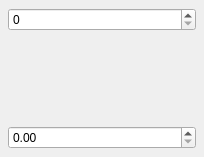
<?xml version="1.0" encoding="UTF-8"?>
<ui version="4.0">
 <class>SeedPointsPreferencesWidget</class>
 <widget class="QWidget" name="SeedPointsPreferencesWidget">
  <property name="geometry">
   <rect>
    <x>0</x>
    <y>0</y>
    <width>204</width>
    <height>157</height>
   </rect>
  </property>
  <property name="sizePolicy">
   <sizepolicy hsizetype="Preferred" vsizetype="Fixed">
    <horstretch>0</horstretch>
    <verstretch>0</verstretch>
   </sizepolicy>
  </property>
  <property name="maximumSize">
   <size>
    <width>400</width>
    <height>400</height>
   </size>
  </property>
  <property name="windowTitle">
   <string>ColorPickerWidget</string>
  </property>
  <layout class="QHBoxLayout" name="horizontalLayout">
   <property name="spacing">
    <number>0</number>
   </property>
   <property name="leftMargin">
    <number>0</number>
   </property>
   <property name="topMargin">
    <number>0</number>
   </property>
   <property name="rightMargin">
    <number>0</number>
   </property>
   <property name="bottomMargin">
    <number>0</number>
   </property>
   <item>
    <widget class="QWidget" name="base_" native="true">
     <layout class="QHBoxLayout" name="horizontalLayout_3">
      <property name="spacing">
       <number>4</number>
      </property>
      <property name="leftMargin">
       <number>4</number>
      </property>
      <property name="topMargin">
       <number>4</number>
      </property>
      <property name="rightMargin">
       <number>4</number>
      </property>
      <property name="bottomMargin">
       <number>4</number>
      </property>
      <item>
       <widget class="QWidget" name="widget_16" native="true">
        <layout class="QVBoxLayout" name="verticalLayout_2">
         <property name="spacing">
          <number>0</number>
         </property>
         <property name="leftMargin">
          <number>4</number>
         </property>
         <property name="topMargin">
          <number>4</number>
         </property>
         <property name="rightMargin">
          <number>4</number>
         </property>
         <property name="bottomMargin">
          <number>4</number>
         </property>
         <item>
          <widget class="QSpinBox" name="size_spinbox_"/>
         </item>
         <item>
          <spacer name="verticalSpacer">
           <property name="orientation">
            <enum>Qt::Vertical</enum>
           </property>
           <property name="sizeHint" stdset="0">
            <size>
             <width>20</width>
             <height>40</height>
            </size>
           </property>
          </spacer>
         </item>
         <item>
          <widget class="QDoubleSpinBox" name="thickness_spinbox_"/>
         </item>
        </layout>
       </widget>
      </item>
     </layout>
    </widget>
   </item>
  </layout>
 </widget>
 <resources/>
 <connections/>
</ui>
